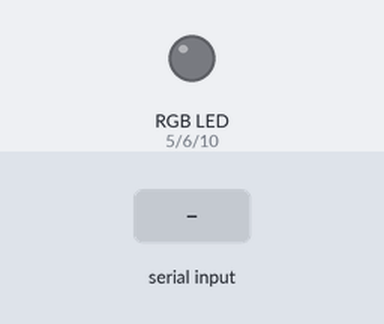
The sketch below on a simulated Arduino Uno, built with avr-gcc and run on an emulated ATmega328P. Shown: an RGB LED mixed from three pins (HIGH = lit). The inputs (shaded band) are chosen by the test bench.

Above: at 1.2 s.
1.3 s: "V" received over Serial
At 1.7 s:
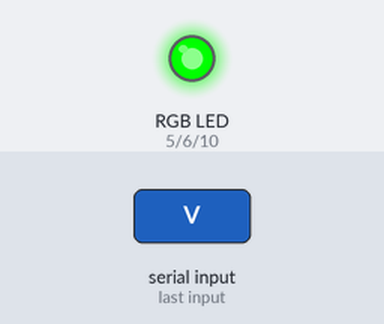
2.8 s: "B" received over Serial
At 4.0 s:
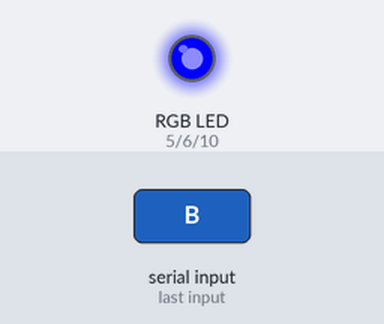
Timing chart, 0 to 5.8 s (numbered marks = the images above; inputs shaded):
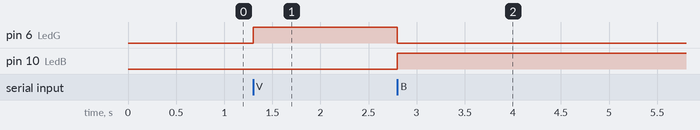

Measured:
- after the input at 1.3 s, pin 6 (LedG): LOW → HIGH at once
- after the input at 2.8 s, pin 6 (LedG): HIGH → LOW at once; pin 10 (LedB): LOW → HIGH at once

The sketch:

ARDUINO_PARTIE_A.ino
```cpp
#include <IRremote.h>
#include <Wire.h>
#define RECEIVER_PIN 8
#define LedR 5
#define LedG 6
#define LedB 10

IRrecv receiver(RECEIVER_PIN);
decode_results results;

void LedRGB(int R, int G, int B) {
  digitalWrite(LedR, R);
  digitalWrite(LedG, G);
  digitalWrite(LedB, B);
}


void setup()
{
  Serial.begin(9600);
  pinMode(LedR, OUTPUT);
  pinMode(LedG, OUTPUT);
  pinMode(LedB, OUTPUT);
  receiver.enableIRIn();

}
void loop()
{
  if (Serial.available() > 0) {
    int donneeserie = Serial.read();

    if (donneeserie == 'V') {
      digitalWrite(LedG, HIGH);
      digitalWrite(LedB, LOW);
    }

    if (donneeserie == 'B') {
      digitalWrite(LedB, HIGH);
      digitalWrite(LedG, LOW);
    }
  }
  if (receiver.decode(&results))
  {
    Serial.println(results.value);
    receiver.resume();
  }

}
```
